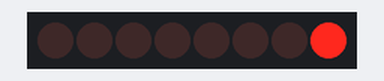
Bench run of a program on a simulated Raspberry Pi (header pin numbers). Parts: 8 shift-register outputs drawn as a row of LEDs (first output left, lit = HIGH). What the program prints to the terminal is not drawn.

Above: at 0.05 s.
At 0.65 s:
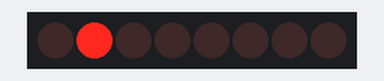
At 1.25 s:
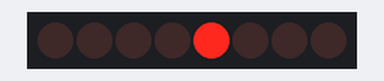
At 1.75 s:
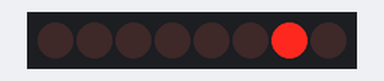
At 2.4 s:
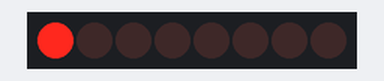
At 3.45 s:
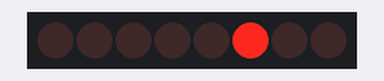
Timing chart, 0 to 3.8 s (numbered marks = the images above):
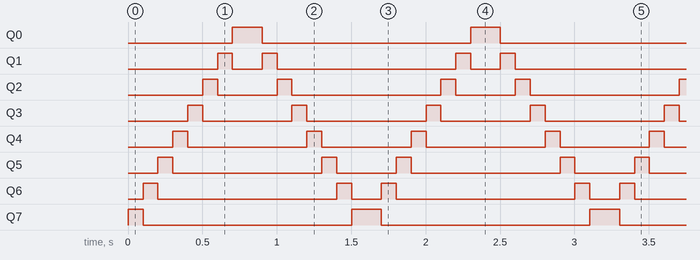

The program:

LightWater02.py
```python
#!/usr/bin/env python
#############################################################################
# Filename    : LightWater02.py
# Description : Control LED by 74HC595
# Author      : Seth Whalen , referenced from Freenove.com
# Modification: 08/14/2018
########################################################################
import RPi.GPIO as GPIO
import time
#Defines the data bit that is transmitted preferentially in the shiftOut function.
LSBFIRST = 1
MSBFIRST = 2
#define the pins connect to 74HC595
dataPin   = 11		#DS Pin of 74HC595(Pin14)
latchPin  = 13		#ST_CP Pin of 74HC595(Pin12)
clockPin = 15		#CH_CP Pin of 74HC595(Pin11)

def setup():
	GPIO.setmode(GPIO.BOARD)    # Number GPIOs by its physical location
	GPIO.setup(dataPin, GPIO.OUT)
	GPIO.setup(latchPin, GPIO.OUT)
	GPIO.setup(clockPin, GPIO.OUT)
#shiftOut function, use bit serial transmission.
def shiftOut(dPin,cPin,order,val):
	for i in range(0,8):
		GPIO.output(cPin,GPIO.LOW);
		if(order == LSBFIRST):
			GPIO.output(dPin,(0x01&(val>>i)==0x01) and GPIO.HIGH or GPIO.LOW)
		elif(order == MSBFIRST):
			GPIO.output(dPin,(0x80&(val<<i)==0x80) and GPIO.HIGH or GPIO.LOW)
		GPIO.output(cPin,GPIO.HIGH);

def loop():
	while True:
		x=0x01
		for i in range(0,8):
			GPIO.output(latchPin,GPIO.LOW)	#Output low level to latchPin
			shiftOut(dataPin,clockPin,LSBFIRST,x)#Send serial data to 74HC595
			GPIO.output(latchPin,GPIO.HIGH)#Output high level to latchPin, and 74HC595 will update the data to the parallel output port.
			x<<=1# make the variable move one bit to left once, then the bright LED move one step to the left once.
			time.sleep(0.1)
		x=0x80
		for i in range(0,8):
			GPIO.output(latchPin,GPIO.LOW)
			shiftOut(dataPin,clockPin,LSBFIRST,x)
			GPIO.output(latchPin,GPIO.HIGH)
			x>>=1
			time.sleep(0.1)

def destroy():   # When 'Ctrl+C' is pressed, the function is executed.
	GPIO.cleanup()

if __name__ == '__main__': # Program starting from here
	print 'Program is starting...'
	setup()
	try:
		loop()
	except KeyboardInterrupt:
		destroy()
```

Measured:
- by itself, Q0: alternates HIGH for 0.20 s and LOW for 1.4 s
- by itself, Q1: repeats every 1.6 s: LOW 0.20 s, HIGH 0.10 s, LOW 1.2 s, HIGH 0.10 s
- by itself, Q2: repeats every 1.6 s: LOW 0.40 s, HIGH 0.10 s, LOW 1.0 s, HIGH 0.10 s
- by itself, Q3: repeats every 1.6 s: LOW 0.60 s, HIGH 0.10 s, LOW 0.80 s, HIGH 0.10 s
- by itself, Q4: repeats every 1.6 s: LOW 0.80 s, HIGH 0.10 s, LOW 0.60 s, HIGH 0.10 s
- by itself, Q5: repeats every 1.6 s: LOW 1.0 s, HIGH 0.10 s, LOW 0.40 s, HIGH 0.10 s
- by itself, Q6: repeats every 1.6 s: LOW 1.2 s, HIGH 0.10 s, LOW 0.20 s, HIGH 0.10 s
- by itself, Q7: repeats every 1.6 s: LOW 1.4 s, HIGH 0.20 s
